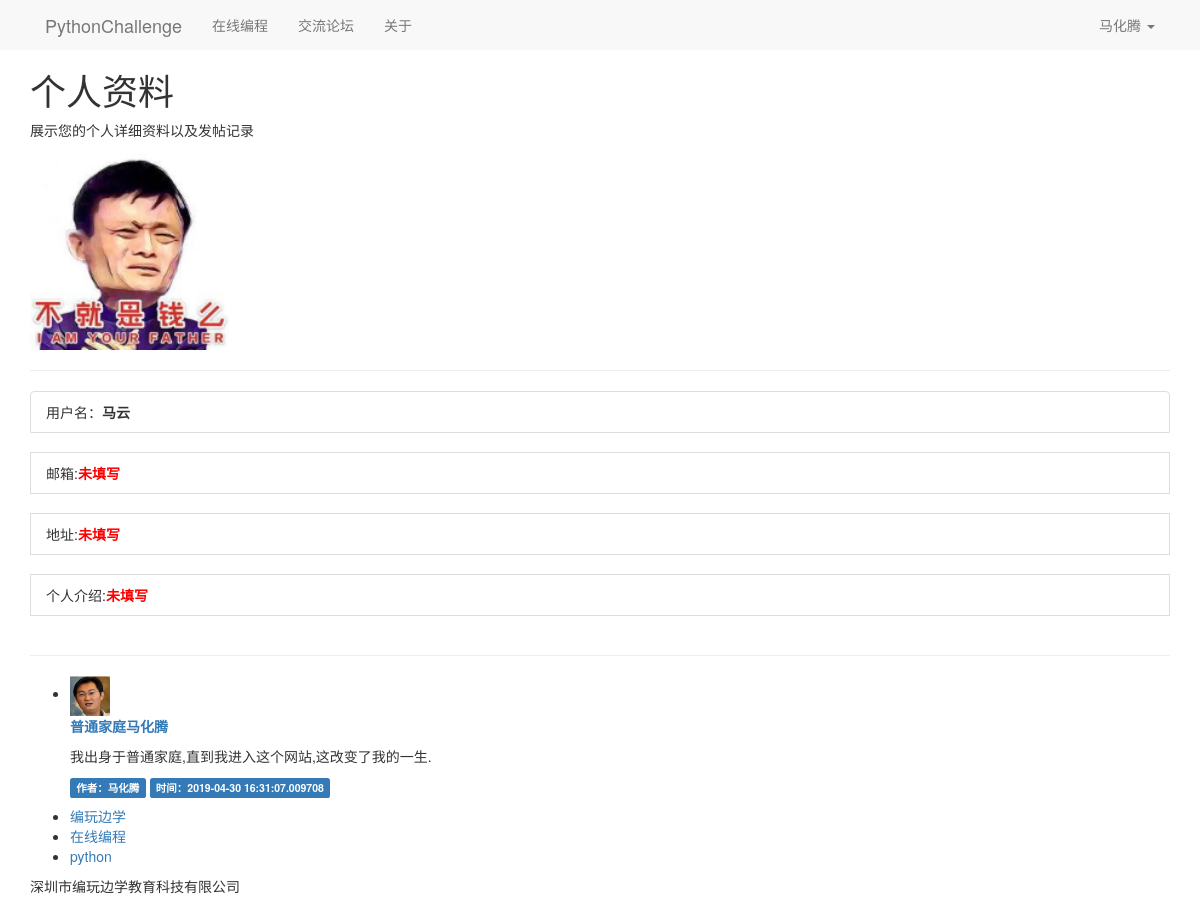
The page /user_detail/2 (signed in) on the database as committed earlier.
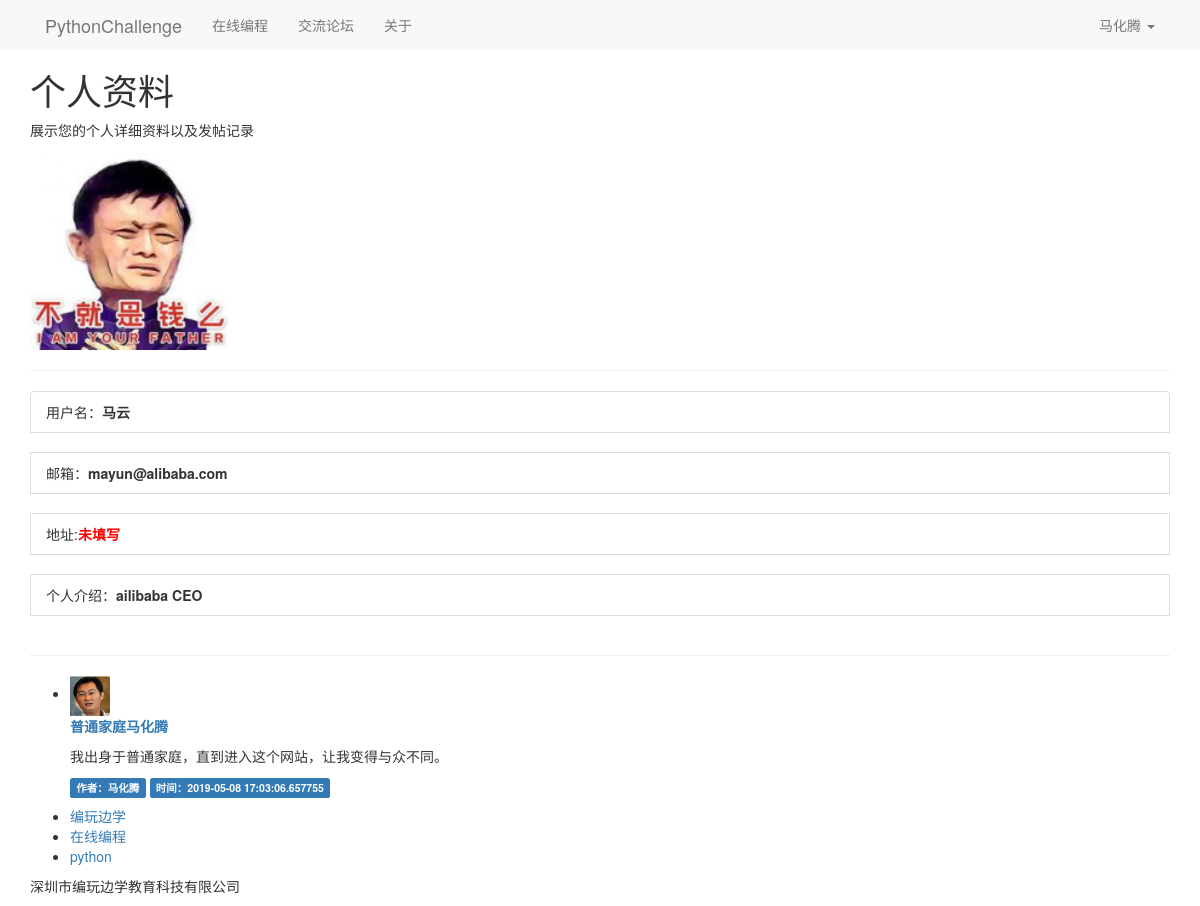
The same page on the database as committed later.
### main.py (models this page shows)
class Post(db.Model):
    __tablename__ = 'posts'
    id = db.Column(db.Integer, primary_key=True, autoincrement=True)
    title = db.Column(db.String(100), nullable=False)
    content = db.Column(db.Text, nullable=False)
    create_time = db.Column(db.DateTime, default=datetime.now)
    author_id = db.Column(db.Integer, db.ForeignKey('users.id'))
    author = db.relationship('User', backref=db.backref('posts'))

class User(db.Model):
    __tablename__ = 'users'
    id = db.Column(db.Integer, primary_key=True)
    username = db.Column(db.String(16), nullable=False, unique=True)
    password = db.Column(db.String(100), nullable=False)
    email = db.Column(db.String(64), nullable=True)
    address = db.Column(db.String(50), nullable=True)
    info = db.Column(db.String(100), nullable=True)
    stage = db.Column(db.Integer, default='0')
    real_avatar = db.Column(db.String(100), default='/static/avatar/code.png')

### main.py (the view)
@app.route('/user_detail/<user_id>')
def user_detail(user_id):
    user = User.query.filter(User.id == user_id).first()
    posts = Post.query.filter(User.id == user_id).all()
    count = len(posts)
    return render_template(
        'user_detail.html',
        user=user,
        posts=posts,
        count=count)

### main.py (called while the page is built)
@app.context_processor
def my_context_processor():
    user_id = session.get('user_id')
    if user_id:
        user = User.query.filter(User.id == user_id).first()
        if user:
            return {'um': user}
    return {}

### templates/user_detail.html (shortened to what this page needs)
{% extends "base.html" %}
{% block content %}
    <div class="bs-docs-header" id="content" tabindex="-1">
      <div class="container">
        <h1>个人资料</h1>
        <p>展示您的个人详细资料以及发帖记录</p>
      </div>
    </div>
    <div class="container">
        {% if um.real_avatar %}
            <img style="width:200px;height:200px;" class="img-rounded profile-thumbnail" src="{{ user.real_avatar }}">
        {% else %}
            <img class="img-rounded profile-thumbnail" src="{{ url_for('static',filename='code200.png') }}">
        {% endif %}
        <hr>
        <ul class="list-group">
            {% if user.username %}
                <li class="list-group-item">用户名：<b>{{ user.username }}</b></li>
                <br>
                {% if user.email %}
                    <li class="list-group-item">邮箱：<b>{{ user.email }}</b></li>
                {% else %}
                    <li class="list-group-item">邮箱:<b style="color:red;">未填写</b></li>
                {% endif %}
                <br>
                {% if user.address %}
                    <li class="list-group-item"> 地址：
                        <b>
                            <a href="http://map.baidu.com/?newmap=1&ie=utf-8&s=s%26wd%3D{{ user.address }}"
                               target="_blank">{{ user.address }}</a>
                        </b></li>
                {% else %}
                    <li class="list-group-item">地址:<b style="color:red;">未填写</b></li>
                {% endif %}
                <br>
                {% if user.info %}
                    <li class="list-group-item">个人介绍：<b>{{ user.info }}</b></li>
                {% else %}
                    <li class="list-group-item">个人介绍:<b style="color:red;">未填写</b></li>
                {% endif %}
            {% endif %}
            <p><br>
            </p>
        </ul>
        <hr>
        <ul class="posts">
            {% for post in posts %}
                {% if um.id == post.id %}
                    <li class="post">
                        <div class="post-thumbnail">
                            <img style="width:40px;height:40px;" src="{{ um.real_avatar }}"
                                 alt=""
                                 class="avatar">
                        </div>
                        <div class="post-content">
                            <div class="post-body">
                                <p style="color:blue">
                                    <b>
                                        <a href="{{ url_for('detail',post_id=post.id) }}">{{ post.title }}</a>
                                    </b>
                                </p>
                                <p><span>{{ post.content }}</span></p>
                            </div>
                        </div>
                        <div class="post-footer">
                            <span class="label label-primary">作者：{{ post.author.username }}</span>
                            <span class="label label-primary">时间：{{ post.create_time }}</span>
                        </div>
                    </li>
                {% endif %}
            {% endfor %}
        </ul>
    </div>
{% endblock %}

Rows that differ between the two databases and show on the page:
changed User "马云": email (not shown) → "mayun@alibaba.com"; info (not shown) → "ailibaba CEO"
changed Post "普通家庭马化腾": content "我出身于普通家庭,直到我进入这个网站,这改变了我的一生." → "我出身于普通家庭，直到进入这个网站，让我变得与众不同。"; create_time "2019-04-30 16:31:07.009708" → "2019-05-08 17:03:06.657755"
Other text that changed with them:
text no longer shown: "邮箱: 未填写 个人介绍: 未填写"
text now shown: "邮箱： 个人介绍："
